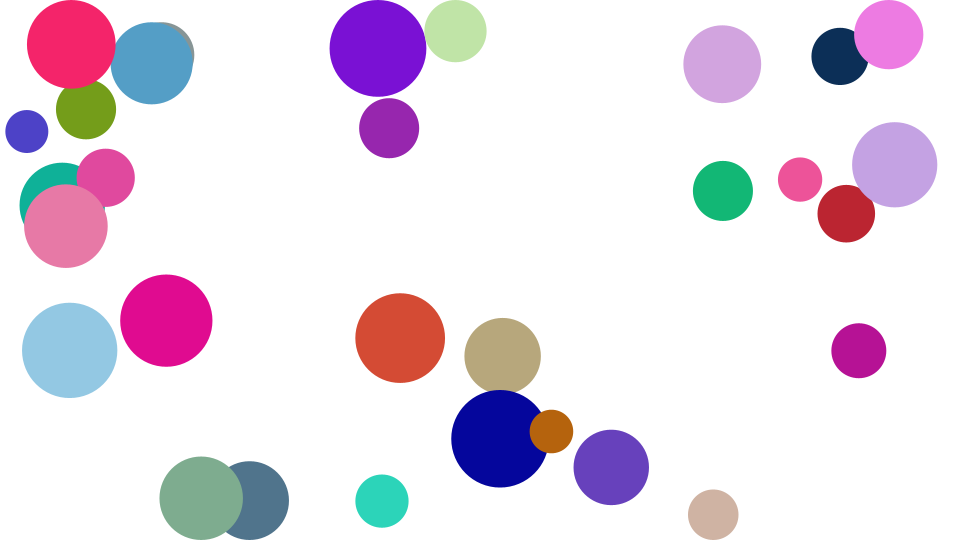
Frame 1 (no input)
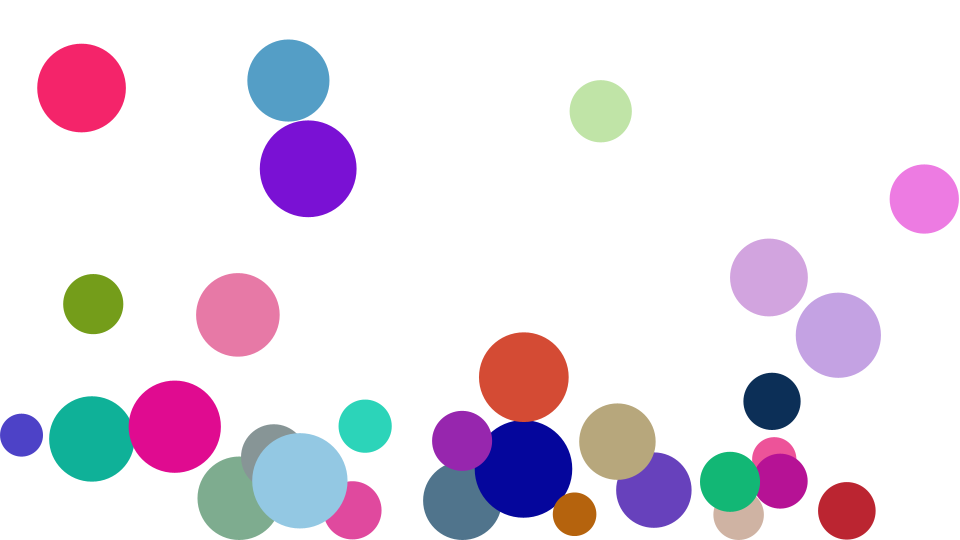
Frame 60 (the mouse pressed at the canvas centre just before this capture)
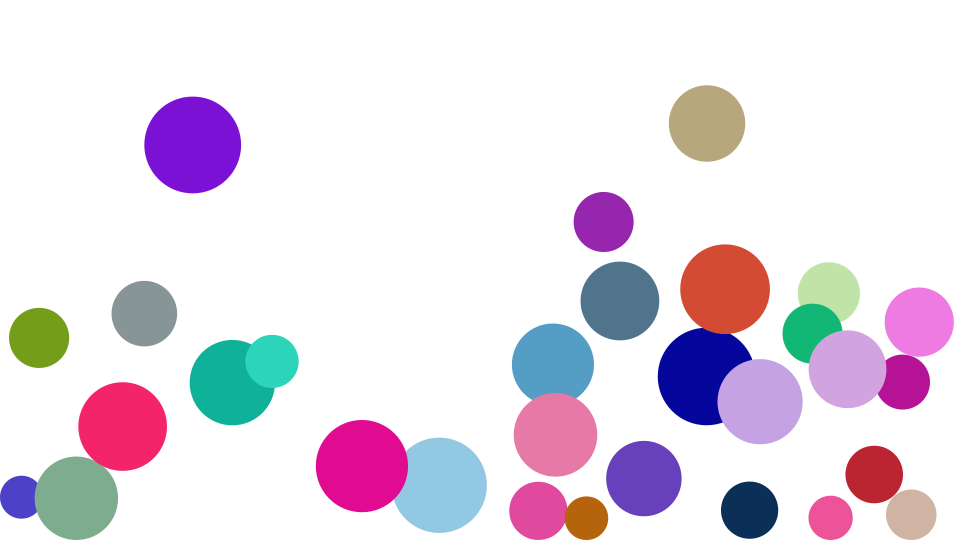
Frame 120 (the mouse held since frame 60 and released just before this capture)

The Processing sketch that drew these frames (run headless with seeded random() and noise(); from frame 60 on, the mouse is pressed at the canvas centre):

// Processing sketch: Bubbles2
// ── Bubbles2.pde
Ball[] balls;
static final int numBalls = 30;
float bounce = -0.5;
float spring = 0.05;
float gravity = 0.1;

void setup() {
  size(960, 540);
  frameRate(30);
  initialize();
}

void initialize() {
  smooth();
  noStroke();

  balls = new Ball[numBalls];
  for(int i=0; i<numBalls; i++) {
    float radius = random(30) + 20;
    balls[i] = new Ball(radius);
    balls[i].x = random(width);
    balls[i].y = random(height);
    balls[i].vx = random(6) - 3;
    balls[i].vy = random(6) - 3;
    balls[i].setFillColor(color(random(255), random(255), random(255)));
  }
}

void draw() {
  background(255);

  for(int i=0; i<numBalls-1; i++){
    Ball ball0 = balls[i];
    for(int j=i+1; j<numBalls; j++){
      Ball ball1 = balls[j];
      float dx = ball1.x - ball0.x;
      float dy = ball1.y - ball0.y;
      float dist = sqrt(dx * dx + dy * dy);
      float minDist = ball0.radius + ball1.radius;
      if(dist < minDist){
        float angle = atan2(dy, dx);
        float tx = ball0.x + dx / dist * minDist;
        float ty = ball0.y + dy / dist * minDist;
        float ax = (tx - ball1.x) * spring;
        float ay = (ty - ball1.y) * spring;
        ball0.vx -= ax;
        ball0.vy -= ay;
        ball1.vx += ax;
        ball1.vy += ay;
      }
    }
  }
      
  for(int i=0; i<numBalls; i++) {
    Ball ball = balls[i];
    move(ball);
    ball.update();
  }
}

void move(Ball ball) {
  ball.vy += gravity;
  ball.x += ball.vx;
  ball.y += ball.vy;
      
  if(ball.x + ball.radius > width){
    ball.x = width - ball.radius;
    ball.vx *= bounce;
  }else if(ball.x - ball.radius < 0){
    ball.x = ball.radius;
    ball.vx *= bounce;
  }
      
  if(ball.y + ball.radius > height){
    ball.y = height - ball.radius;
    ball.vy *= bounce;
  }else if(ball.y - ball.radius < 0){
    ball.y = ball.radius;
    ball.vy *= bounce;
  }
}

////////////////////////////////

class Ball extends Sprite {
  float radius;
  float vx, vy;
  float mass = 1;
  
  Ball(float radius){
    super();
    this.radius = radius;
  }
  
  void draw(){
    if(dist(mouseX, mouseY, x, y) < radius) {
      isRollOver = true;
    }else{
      isRollOver = false;
    }
    ellipse(0, 0, radius*2, radius*2);
  }
}

////////////////////////////////

class Sprite extends Object {
  float x, y;
  float scaleX, scaleY;
  float width, height;
  float rotation;
  boolean visible;
  color strokeColor;
  color fillColor;
  Boolean isStroke;
  Boolean isFill;
  Boolean isRollOver;
  Boolean locked;
  float xoff, yoff;
 
  Sprite() {
    super();
    scaleX = 1.0;
    scaleY = 1.0;
    strokeColor = color(0);
    fillColor = color(0);
    isStroke = false;
    isFill = false;
    isRollOver = false;
    locked = false;
    visible = true;
  }
  
  void update() {
    if(! visible) return;
    pushMatrix();
    if(locked){
      x = mouseX - xoff;
      y = mouseY - yoff;
    }  
    translate(x, y);
    scale(scaleX, scaleY);
    rotate(rotation * PI / 180.0);
    if(isStroke) stroke(strokeColor);
    if(isFill) fill(fillColor);
    draw();
    popMatrix();
  }
  
  void setStrokeColor(color strokeColor) {
    this.strokeColor = strokeColor;
    isStroke = true;
  }
  
  void setFillColor(color fillColor) {
    this.fillColor = fillColor;
    isFill = true;
  }
  
  void startDrag() {
    if(isRollOver){
      locked = true;
      xoff = mouseX - x;
      yoff = mouseY - y;
    }
  }
  
  void stopDrag() {
    locked = false;
  }
  
  void draw() {}
}

////////////////////////////////

class Point extends Object {
  float x, y;
  
  Point(float x, float y) {
    super();
    this.x = x;
    this.y = y;
  }
}

////////////////////////////////

class Object {
  Object() {}
}
